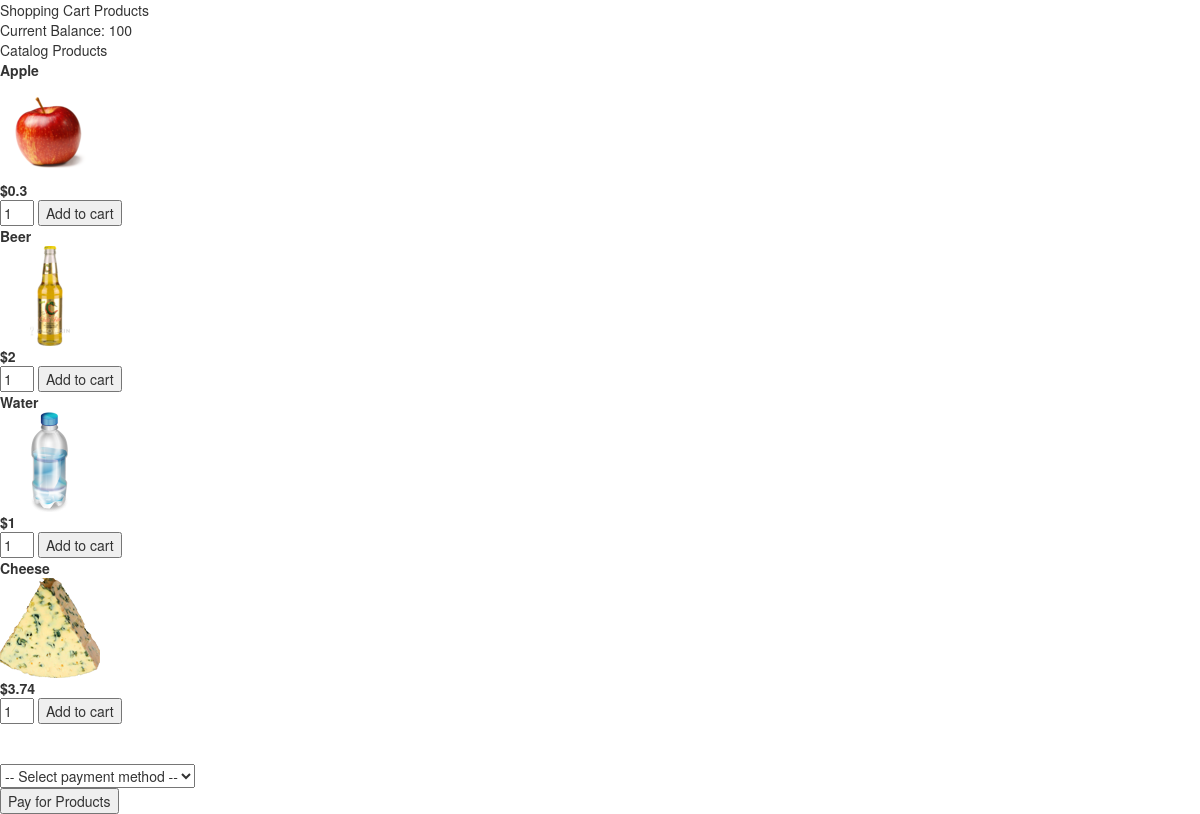
The page / on the database its author committed.
### tables this page shows
CREATE TABLE `product` (
  `code` int(11) NOT NULL,
  `product_name` varchar(40) NOT NULL,
  `price` float NOT NULL,
  `stock` int(11) NOT NULL,
  `image_url` text NOT NULL
);

### controller/HomeController.php (called while the page is built, shortened)
<?php
class HomeController
{
    private $dataSource;
    public function __construct()
    {
        $this->dataSource = new \Core\DataSource();
    }
    public function index()
    {
        $products = $this->dataSource->executeQueryListResult("SELECT * FROM Product");
        require_once "views/index.php";
    }
}

### core/Application.php (called while the page is built, shortened)
<?php
class Application
{
    public function launch()
    {
        $controller = $this->getController();
        $this->requestAction($controller);
    }
}

### index.php (called while the page is built, shortened)
<?php
$application = new Application();
$application->launch();

### core/DataSource.php (called while the page is built, shortened)
<?php
class DataSource
{
    private $connection;
    public function __construct()
    {
        $connector = new Connection();
        $this->connection = $connector->getConnection();
    }
    public function executeQueryListResult(string $query, $options = array())
    {
        $queryResult = $this->connection->prepare($query);
        $queryResult->execute($options);
        $resultSet = $queryResult->fetchAll(\PDO::FETCH_ASSOC);
        return $resultSet;
    }
}

### core/Connection.php (called while the page is built, shortened)
<?php
class Connection
{
    private $host = "localhost";
    private $dbname = "marketplace";
    private $user = "root";
    private $password = "";
    private $charset = "utf8";
    public function getConnection(): PDO
    {
        try {
            $this->connection = new \PDO("mysql:host=$this->host; dbname=$this->dbname", $this->user, $this->password);
            $this->connection->setAttribute(PDO::ATTR_ERRMODE, PDO::ERRMODE_EXCEPTION);
            $this->connection->exec("SET CHARACTER SET $this->charset");
            return $this->connection;
        } catch (Exception $expcetion) {
            echo "Exception <<Error>>: " . $expcetion->getMessage();
        } finally {
            $this->conexion = null;
        }
    }
}

### views/index.php (the view, shortened to what this page needs)
<!DOCTYPE HTML>
<html lang="en">
    <head>
        <link href="//maxcdn.bootstrapcdn.com/bootstrap/3.2.0/css/bootstrap.min.css" rel="stylesheet" type="text/css" />
    </head>
    <body>
        <div id="shoppint-cart">
            <div class="product"> Shopping Cart Products </div>
            <div class="product"> Current Balance: <?php echo $_SESSION['current_balance'] ?></div>
        </div>
        <div id="product-catalag">
            <div class="catalog"> Catalog Products </div>
            <?php
                if (!empty($products))
                {
                    foreach ($products as $index => $value)
                    {
            ?>
                        <div class="item">
                            <form action=<?php echo $this->url('addProduct', $products[$index]['code']); ?> method="post">
                                <div><strong><?php echo $products[$index]['product_name']; ?></strong></div>
                                <div class="image"><img src="<?php echo $products[$index]["image_url"]; ?>"></div>
                                <div><strong><?php echo "$".$products[$index]['price']; ?></strong></div>
                                <div>
                                    <input type="text" name="quantity" value="1" size="1" />
                                    <input type="submit" value="Add to cart" class="add" />
                                </div>
                            </form>
                        </div>
            <?php
                    }
                }
            ?>
        </div>
        <br>
        <br>
            <div class="payment">
                <select>
                    <option disabled selected value> -- Select payment method -- </option>
                </select>
                <div>
                    <input type="button" value="Pay for Products" class="pay"/>
                </div>
            </div>
    </body>
</html>

### core/Helpers.php (shortened to what this page needs)
<?php
trait Helpers
{
    public function url($action, $code = null)
    {
        if (isset($code))
        {
            return "index.php?action=$action&code=$code";
        }
        return "index.php?action=$action";
    }
    private function runRequestAction($controller, $action)
    {
        $controller->$action();
    }
    public function requestAction($controller)
    {
        if (isset($_GET["action"]) && method_exists($controller, $_GET["action"])) {
            $this->runRequestAction($controller, $_GET["action"]);
        } else {
            $this->runRequestAction($controller, "index");
        }
    }
}

### rows shown on the page
product: product_name "Apple", image_url (picture), price "0.3"
product: product_name "Beer", image_url (picture), price "2"
product: product_name "Water", image_url (picture), price "1"
product: product_name "Cheese", image_url (picture), price "3.74"

### other values the page prints
$_SESSION['current_balance'] "100"
